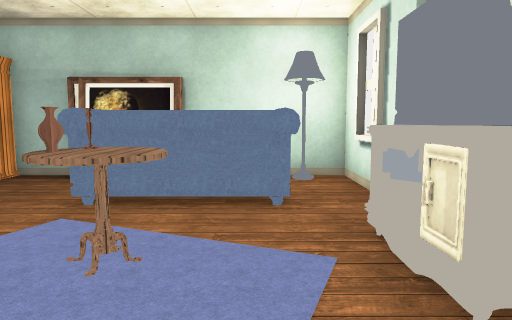
[1] (above)

13 first-person views from a walk through a scene from a Unity 3-D project. The camera is 1.4 m above the floor, tilts 6° down and sees 70° across. The floor is counted in squares, 1 m on a side. Each view is taken from the middle of a square. On the plan, view 1 faces up. The plan holds only what a view shows up to about 16 squares ahead; the rest is blank. The place goes on beyond the plan. The player character is not drawn. Door leaves are left out, so doorways stand open. Some surface patterns are stand-ins.

[2]
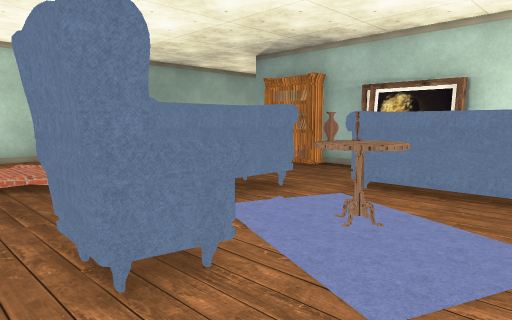

[3]
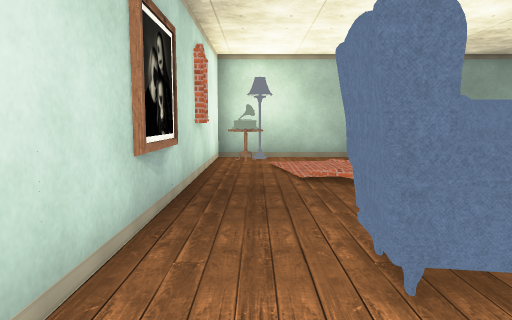

[4]
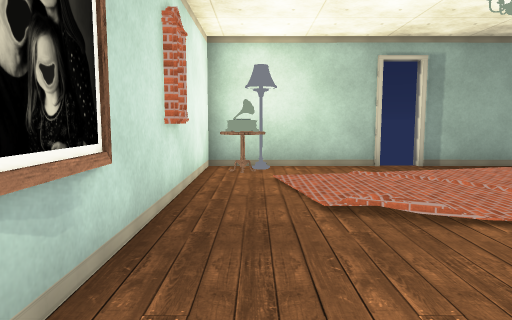

[5]
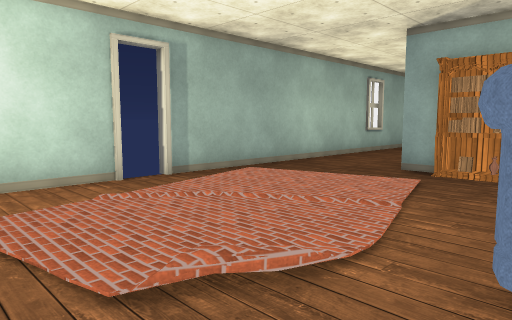

[6]
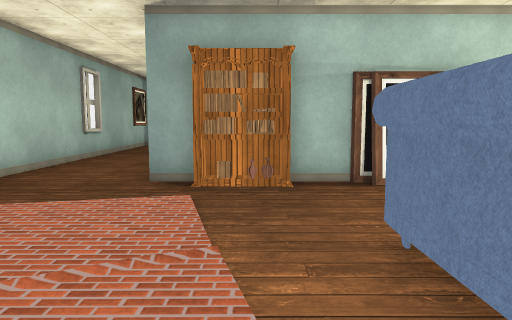

[7]
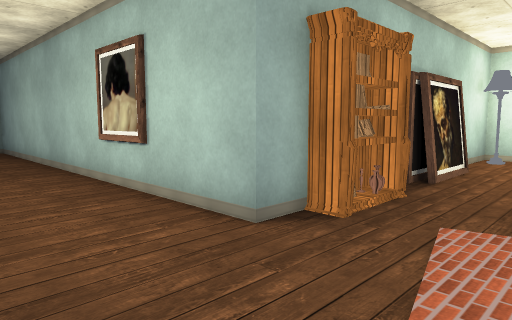

[8]
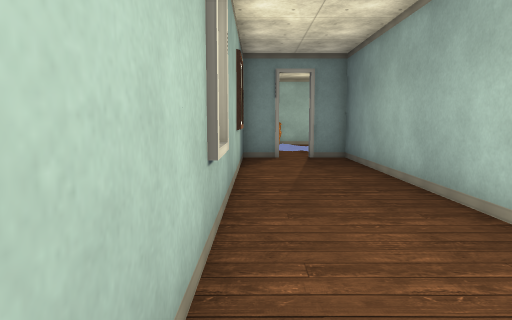

[9]
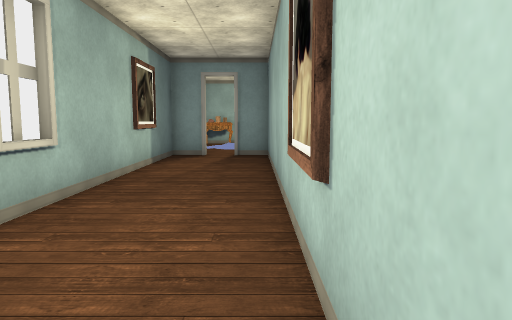

[10]
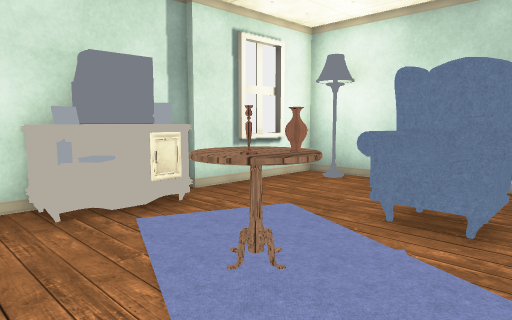

[11]
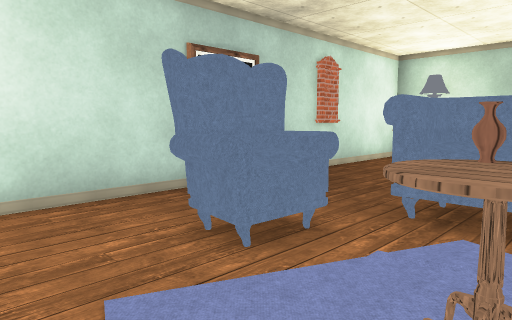

[12]
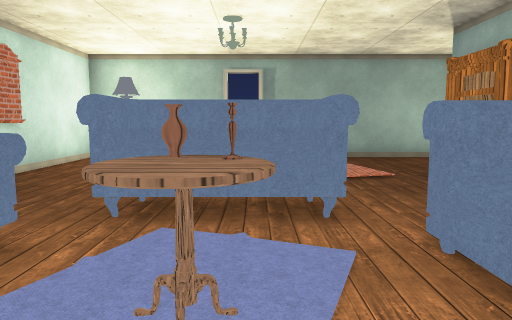

[13]
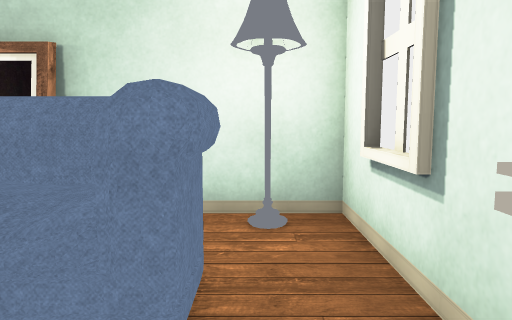

### Floor plan
Points are (right, up) in squares from view 1. A wall is a line through its corners. A room is listed if a view was taken in it or the views show most of it. See-through windows are left out.
Room 1 (views 1, 2, 3, 4, 5, 6, 7, 8, 9, 10, 11, 12, 13)
walls: (-8.3, 9.5) (-9.5, 9.5) (-9.5, 25.3) (-11, 25.3); (-3.5, 9.5) (-6.4, 9.5); (-1.7, 9.1) (-4.4, 9.1); (-13.5, 3) (-13.5, -2.5) (2.3, -2.5) (2.3, 1.5); (2.3, 5.8) (2.3, 9.5) (-1.9, 9.5); (-9.1, -2.3) (-8, -2.3); (2.5, 1.4) (2.5, 5); (-12, 25.3) (-13.5, 25.3) (-13.5, 4.1)
ways out: open door at (-14, 3.5); open door at (-11.5, 25)
objects: other object (-13, -2) to (-12, -1); other object (-13, -1); other object (-7, 9) to (-6, 9); other object (-6, 2) to (-4, 5); other object (-3, 0) to (-1, 1); other object (-3, 6) to (1, 7); other object (-2, 3) to (-1, 4); other object (1, -2); other object (1, 3); other object (1, 9); other object (2, 2) to (2, 4)

Where each view was taken, in squares from view 1:
view 1: 0 up, 0 right, facing up
view 2: 1 down, 1 right, facing up-left
view 3: 1 down, 1 right, facing left
view 4: 1 down, 2 left, facing left
view 5: 1 down, 5 left, facing up-left
view 6: 1 up, 7 left, facing up
view 7: 6 up, 13 left, facing up-right
view 8: 11 up, 13 left, facing up
view 9: 10 up, 10 left, facing up
view 10: 6 up, 4 left, facing down-right
view 11: 4 up, 1 right, facing down-left
view 12: 4 up, 1 right, facing left
view 13: 4 up, 1 right, facing up
